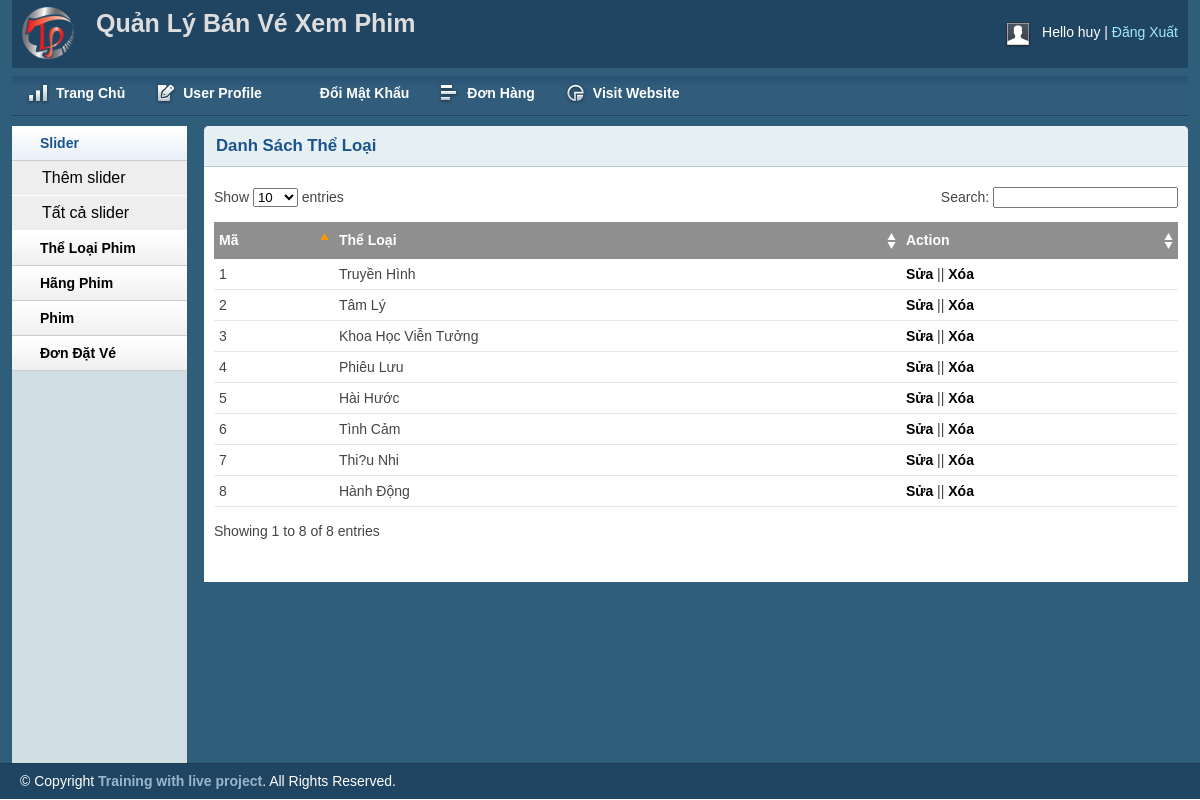
The app's page /admin/catlist.php (signed in) with its own data.
### tables this page shows
CREATE TABLE IF NOT EXISTS `tbl_category` (
  `catId` int(11) NOT NULL AUTO_INCREMENT,
  `catName` varchar(255) NOT NULL,
  PRIMARY KEY (`catId`)
);

### lib/database.php (called while the page is built, shortened)
<?php
class Database
{
  public $host   = DB_HOST;
  public $user   = DB_USER;
  public $pass   = DB_PASS;
  public $dbname = DB_NAME;
  public $link;
  private function connectDB()
  {
    $this->link = new mysqli(
      $this->host,
      $this->user,
      $this->pass,
      $this->dbname
    );
  }
  public function select($query)
  {
    $result = $this->link->query($query) or
      die($this->link->error . __LINE__);
    if ($result->num_rows > 0) {
      return $result;
    } else {
      return false;
    }
  }
}

### classes/category.php (called while the page is built, shortened)
<?php
$filepath = realpath(dirname(__FILE__));
include_once($filepath . '/../lib/database.php');
?>
<?php
class category
{
	private $db;
	public function __construct()
	{
		$this->db = new Database();
	}
	public function show_category()
	{
		$query = "SELECT * FROM tbl_category order by catId desc";
		$result = $this->db->select($query);
		return $result;
	}
}
?>

### admin/catlist.php (the view, shortened to what this page needs)
<?php include 'inc/header.php'; ?>
<?php include 'inc/sidebar.php'; ?>
<?php include '../classes/category.php' ?>
<?php
$cat = new category();
?>
<div class="grid_10">
	<div class="box round first grid">
		<h2>Danh Sách Thể Loại</h2>
		<div class="block">
			<table class="data display datatable" id="example">
				<thead>
					<tr>
						<th>Mã</th>
						<th>Thể Loại</th>
						<th>Action</th>
					</tr>
				</thead>
				<tbody>
					<?php
					$show_cate = $cat->show_category();
					if ($show_cate) {
						$i = 0;
						while ($result = $show_cate->fetch_assoc()) {
							$i++;
					?>
							<tr class="odd gradeX">
								<td><?php echo $i; ?></td>
								<td><?php echo $result['catName'] ?></td>
								<td><a href="catedit.php?catid=<?php echo $result['catId'] ?>">Sửa</a> || <a onclick="return confirm('Bạn Có Muốn Xóa ?')" href="?delid=<?php echo $result['catId'] ?>">Xóa</a></td>
							</tr>
					<?php
						}
					}
					?>
				</tbody>
			</table>
		</div>
	</div>
</div>
<?php include 'inc/footer.php'; ?>

### admin/css/layout.css (style rules this page uses)
body { background: #fff none repeat scroll 0 0; color: #444; font-size: 14px; padding: 0; }
a { color: #000; font-weight:bold; text-decoration: none; }
h1, h2, h3, h4, h5, h6 { line-height:1.2em; margin-bottom:.3em; }
h2 { margin-top:1em; }
.box { background:#fff; margin-bottom:20px; padding:10px 10px 10px 10px; margin-left:-8px; }
.box.grid { padding-bottom:40px; }
.box.round { -moz-border-radius: 5px 5px 0px 0px; -webkit-border-radius: 5px 5px 0px 0px; border-radius: 5px 5px 0px 0px; }
.box h2 { font-size:1.2em; font-weight:bold; color:#1B548D; background:#E6F0F3; margin:-10px -10px 0 -10px; padding:10px 12px; border-bottom:1px solid #B3CBD6; -moz-border-radius: 5px 5px 0px 0px; -webkit-border-radius: 5px 5px 0px 0px; border-radius: 5px 5px 0px 0px; }
.box.first { min-height: 406px; }
.block { padding-top:20px; }
.block { padding-bottom:1px; }
table.display { margin: 0 auto; clear: both; width: 100%; }
.sorting_asc { background: #8f8f8f url(../img/table/sort_asc.png) no-repeat center right; padding:8px 5px; text-align:left; color:#fff; }
.sorting { background:#8f8f8f url(../img/table/sort_both.png) no-repeat center right; padding:8px 5px; text-align:left; color:#fff; }
tr.odd { height: 30px; line-height: 30px; border-bottom:1px solid #e6e6e6; }
tr.even { height: 30px; line-height: 30px; border-bottom:1px solid #e6e6e6; }
tr.odd td, tr.even td { padding-left:5px; }

### records on screen
tbl_category: catName "Truyền Hình"
tbl_category: catName "Tâm Lý"
tbl_category: catName "Khoa Học Viễn Tưởng"
tbl_category: catName "Phiêu Lưu"
tbl_category: catName "Hài Hước"
tbl_category: catName "Tình Cảm"
tbl_category: catName "Thi?u Nhi"
tbl_category: catName "Hành Động"

### other values on screen
Session::get('adminName') "huy"
